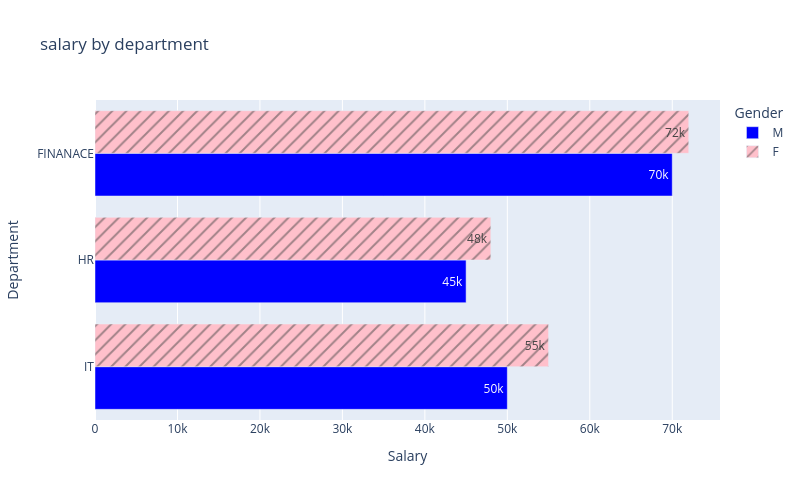

The cell this chart's notebook holds for it:
### Code cell
fig = px.bar(df,
             y='Department',
             x='Salary',
             width = 800,
             height = 500,
             color = 'Gender',
             barmode = 'group',
             title = 'salary by department',
             hover_data = ['Experiance'],
             pattern_shape = 'Gender',
             color_discrete_map = {
                 'M' : 'blue',
                 'F' : 'pink'
             },
             color_discrete_sequence= ['blue','pink'],
             text_auto = True,
             orientation = 'h')
fig.show()

### Figure 1 — Plotly figure (JSON) as saved in the notebook; plotly's stock layout.template omitted (floating-point values rounded to 4 significant figures)
{"data": [{"alignmentgroup": "True", "customdata": [[3], [2], [5]], "hovertemplate": "Gender=M<br>Salary=%{x}<br>Department=%{y}<br>Experiance=%{customdata[0]}<extra></extra>", "legendgroup": "M", "marker": {"color": "blue", "pattern": {"shape": ""}}, "name": "M", "offsetgroup": "M", "orientation": "h", "showlegend": true, "textposition": "auto", "texttemplate": "%{x}", "type": "bar", "x": [50000, 45000, 70000], "xaxis": "x", "y": ["IT", "HR", "FINANACE"], "yaxis": "y"}, {"alignmentgroup": "True", "customdata": [[4], [3], [6]], "hovertemplate": "Gender=F<br>Salary=%{x}<br>Department=%{y}<br>Experiance=%{customdata[0]}<extra></extra>", "legendgroup": "F", "marker": {"color": "pink", "pattern": {"shape": "/"}}, "name": "F", "offsetgroup": "F", "orientation": "h", "showlegend": true, "textposition": "auto", "texttemplate": "%{x}", "type": "bar", "x": [55000, 48000, 72000], "xaxis": "x", "y": ["IT", "HR", "FINANACE"], "yaxis": "y"}], "layout": {"barmode": "group", "height": 500, "legend": {"title": {"text": "Gender"}, "tracegroupgap": 0}, "title": {"text": "salary by department"}, "width": 800, "xaxis": {"anchor": "y", "domain": [0, 1], "title": {"text": "Salary"}}, "yaxis": {"anchor": "x", "domain": [0, 1], "title": {"text": "Department"}}}}
